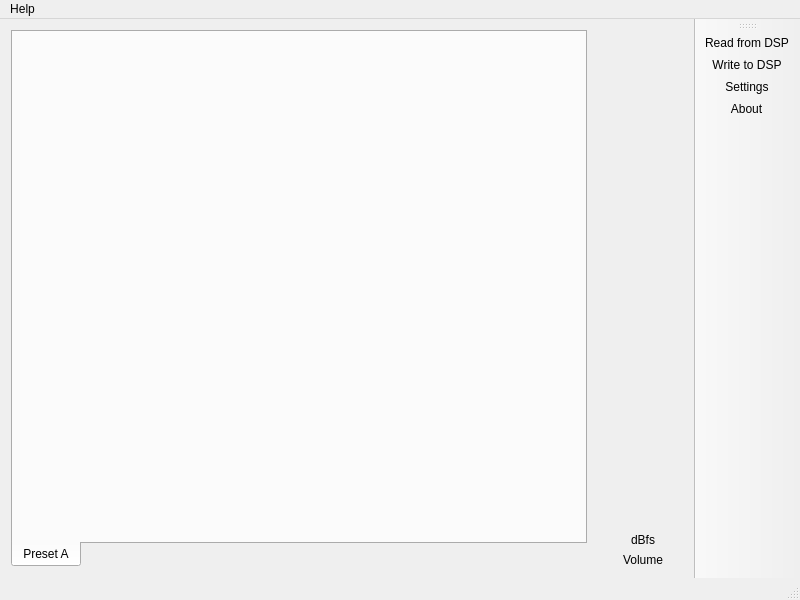
<?xml version="1.0" encoding="UTF-8"?>
<ui version="4.0">
 <class>MainWindow</class>
 <widget class="QMainWindow" name="MainWindow">
  <property name="geometry">
   <rect>
    <x>0</x>
    <y>0</y>
    <width>800</width>
    <height>600</height>
   </rect>
  </property>
  <property name="windowTitle">
   <string>auverdionControl</string>
  </property>
  <widget class="QWidget" name="centralWidget">
   <layout class="QHBoxLayout" name="horizontalLayout_2">
    <item>
     <widget class="QTabWidget" name="tabPresets">
      <property name="tabPosition">
       <enum>QTabWidget::South</enum>
      </property>
      <property name="currentIndex">
       <number>0</number>
      </property>
      <widget class="QWidget" name="tabPresetA">
       <attribute name="title">
        <string>Preset A</string>
       </attribute>
      </widget>
     </widget>
    </item>
    <item>
     <spacer name="horizontalSpacer">
      <property name="orientation">
       <enum>Qt::Horizontal</enum>
      </property>
      <property name="sizeType">
       <enum>QSizePolicy::Fixed</enum>
      </property>
      <property name="sizeHint" stdset="0">
       <size>
        <width>10</width>
        <height>20</height>
       </size>
      </property>
     </spacer>
    </item>
    <item>
     <layout class="QVBoxLayout" name="verticalLayout">
      <item>
       <layout class="QHBoxLayout" name="horizontalLayout">
        <item>
         <widget class="QVolumeSlider" name="volumeSliderMain" native="true">
          <property name="sizePolicy">
           <sizepolicy hsizetype="Fixed" vsizetype="Expanding">
            <horstretch>0</horstretch>
            <verstretch>0</verstretch>
           </sizepolicy>
          </property>
          <property name="minimumSize">
           <size>
            <width>80</width>
            <height>0</height>
           </size>
          </property>
          <property name="baseSize">
           <size>
            <width>100</width>
            <height>0</height>
           </size>
          </property>
         </widget>
        </item>
       </layout>
      </item>
      <item>
       <widget class="QLabel" name="label">
        <property name="text">
         <string notr="true">dBfs</string>
        </property>
        <property name="alignment">
         <set>Qt::AlignCenter</set>
        </property>
       </widget>
      </item>
      <item>
       <widget class="QLabel" name="label_2">
        <property name="text">
         <string>Volume</string>
        </property>
        <property name="alignment">
         <set>Qt::AlignCenter</set>
        </property>
       </widget>
      </item>
     </layout>
    </item>
   </layout>
  </widget>
  <widget class="QMenuBar" name="menuBar">
   <property name="geometry">
    <rect>
     <x>0</x>
     <y>0</y>
     <width>800</width>
     <height>22</height>
    </rect>
   </property>
   <widget class="QMenu" name="menuHelp">
    <property name="title">
     <string>Help</string>
    </property>
    <addaction name="actionAbout"/>
   </widget>
   <addaction name="menuHelp"/>
  </widget>
  <widget class="QToolBar" name="mainToolBar">
   <property name="orientation">
    <enum>Qt::Vertical</enum>
   </property>
   <attribute name="toolBarArea">
    <enum>RightToolBarArea</enum>
   </attribute>
   <attribute name="toolBarBreak">
    <bool>false</bool>
   </attribute>
   <addaction name="actionRead_from_DSP"/>
   <addaction name="actionWrite_to_DSP"/>
   <addaction name="actionSettings"/>
   <addaction name="actionAbout"/>
  </widget>
  <widget class="QStatusBar" name="statusBar"/>
  <action name="actionWrite_to_DSP">
   <property name="icon">
    <iconset resource="auverdionControl.qrc">
     <normaloff>:/upload_128x128.png</normaloff>:/upload_128x128.png</iconset>
   </property>
   <property name="text">
    <string>Write to DSP</string>
   </property>
   <property name="toolTip">
    <string>Write parameter to DSP</string>
   </property>
  </action>
  <action name="actionRead_from_DSP">
   <property name="icon">
    <iconset resource="auverdionControl.qrc">
     <normaloff>:/reload_128x128.png</normaloff>:/reload_128x128.png</iconset>
   </property>
   <property name="text">
    <string>Read from DSP</string>
   </property>
   <property name="toolTip">
    <string>Read all parameter from DSP</string>
   </property>
  </action>
  <action name="actionAbout">
   <property name="icon">
    <iconset resource="auverdionControl.qrc">
     <normaloff>:/info_128x128.png</normaloff>:/info_128x128.png</iconset>
   </property>
   <property name="text">
    <string>About</string>
   </property>
  </action>
  <action name="actionSettings">
   <property name="icon">
    <iconset resource="auverdionControl.qrc">
     <normaloff>:/kcmsystem.png</normaloff>:/kcmsystem.png</iconset>
   </property>
   <property name="text">
    <string>Settings</string>
   </property>
  </action>
 </widget>
 <layoutdefault spacing="6" margin="11"/>
 <customwidgets>
  <customwidget>
   <class>QVolumeSlider</class>
   <extends>QWidget</extends>
   <header>QVolumeSlider.hpp</header>
   <container>1</container>
  </customwidget>
 </customwidgets>
 <resources>
  <include location="auverdionControl.qrc"/>
 </resources>
 <connections/>
</ui>
